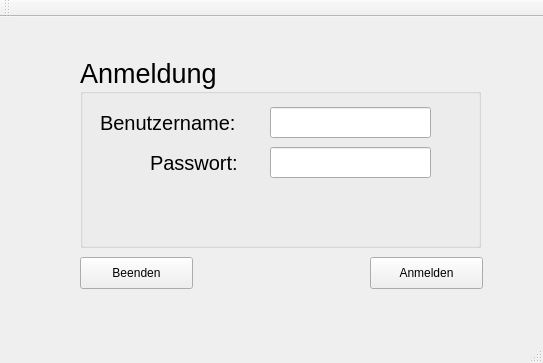
<?xml version="1.0" encoding="UTF-8"?>
<ui version="4.0">
 <class>Haushaltsverwaltung</class>
 <widget class="QMainWindow" name="Haushaltsverwaltung">
  <property name="geometry">
   <rect>
    <x>0</x>
    <y>0</y>
    <width>543</width>
    <height>363</height>
   </rect>
  </property>
  <property name="windowTitle">
   <string>Haushaltsverwaltung</string>
  </property>
  <widget class="QWidget" name="centralWidget">
   <widget class="QGroupBox" name="groupBox">
    <property name="geometry">
     <rect>
      <x>80</x>
      <y>40</y>
      <width>401</width>
      <height>191</height>
     </rect>
    </property>
    <property name="font">
     <font>
      <pointsize>20</pointsize>
     </font>
    </property>
    <property name="title">
     <string>Anmeldung</string>
    </property>
    <widget class="QLineEdit" name="txt_Benutzername">
     <property name="geometry">
      <rect>
       <x>190</x>
       <y>50</y>
       <width>161</width>
       <height>31</height>
      </rect>
     </property>
     <property name="toolTip">
      <string>Tragen Sie hier ihre Email ein</string>
     </property>
     <property name="text">
      <string/>
     </property>
    </widget>
    <widget class="QLineEdit" name="txt_Passwort">
     <property name="geometry">
      <rect>
       <x>190</x>
       <y>90</y>
       <width>161</width>
       <height>31</height>
      </rect>
     </property>
     <property name="text">
      <string/>
     </property>
     <property name="echoMode">
      <enum>QLineEdit::Password</enum>
     </property>
    </widget>
    <widget class="QLabel" name="lbl_Benutzername">
     <property name="geometry">
      <rect>
       <x>20</x>
       <y>50</y>
       <width>141</width>
       <height>31</height>
      </rect>
     </property>
     <property name="font">
      <font>
       <pointsize>15</pointsize>
      </font>
     </property>
     <property name="text">
      <string>Benutzername:</string>
     </property>
    </widget>
    <widget class="QLabel" name="lbl_Passwort">
     <property name="geometry">
      <rect>
       <x>70</x>
       <y>90</y>
       <width>91</width>
       <height>31</height>
      </rect>
     </property>
     <property name="font">
      <font>
       <pointsize>15</pointsize>
      </font>
     </property>
     <property name="text">
      <string>Passwort:</string>
     </property>
    </widget>
   </widget>
   <widget class="QPushButton" name="btn_ABeenden">
    <property name="geometry">
     <rect>
      <x>80</x>
      <y>240</y>
      <width>113</width>
      <height>32</height>
     </rect>
    </property>
    <property name="text">
     <string>Beenden</string>
    </property>
   </widget>
   <widget class="QPushButton" name="btn_AAnmelden">
    <property name="geometry">
     <rect>
      <x>370</x>
      <y>240</y>
      <width>113</width>
      <height>32</height>
     </rect>
    </property>
    <property name="text">
     <string>Anmelden</string>
    </property>
   </widget>
  </widget>
  <widget class="QMenuBar" name="menuBar">
   <property name="geometry">
    <rect>
     <x>0</x>
     <y>0</y>
     <width>543</width>
     <height>21</height>
    </rect>
   </property>
  </widget>
  <widget class="QToolBar" name="mainToolBar">
   <attribute name="toolBarArea">
    <enum>TopToolBarArea</enum>
   </attribute>
   <attribute name="toolBarBreak">
    <bool>false</bool>
   </attribute>
  </widget>
  <widget class="QStatusBar" name="statusBar"/>
 </widget>
 <layoutdefault spacing="6" margin="11"/>
 <tabstops>
  <tabstop>txt_Benutzername</tabstop>
  <tabstop>txt_Passwort</tabstop>
  <tabstop>btn_AAnmelden</tabstop>
  <tabstop>btn_ABeenden</tabstop>
 </tabstops>
 <resources/>
 <connections/>
</ui>
